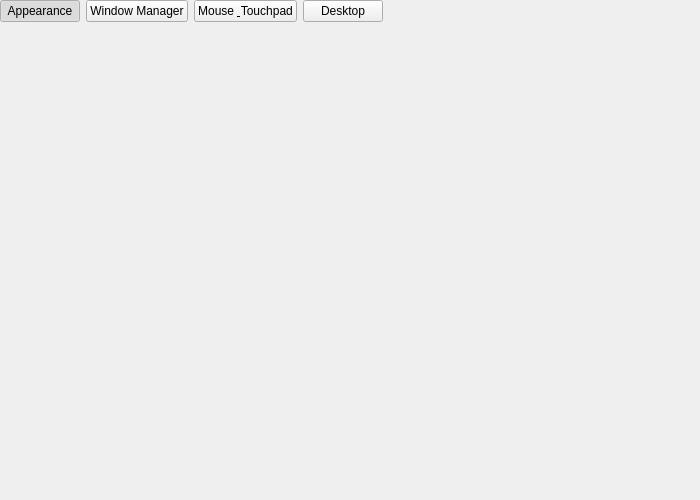
<?xml version="1.0" encoding="UTF-8"?>
<ui version="4.0">
 <class>GnomeSettingsPage</class>
 <widget class="QWidget" name="GnomeSettingsPage">
  <property name="geometry">
   <rect>
    <x>0</x>
    <y>0</y>
    <width>700</width>
    <height>500</height>
   </rect>
  </property>
  <property name="sizePolicy">
   <sizepolicy hsizetype="Expanding" vsizetype="Expanding">
    <horstretch>0</horstretch>
    <verstretch>0</verstretch>
   </sizepolicy>
  </property>
  <property name="windowTitle">
   <string>GNOME Settings</string>
  </property>
  <layout class="QVBoxLayout" name="verticalLayout">
   <property name="leftMargin">
    <number>0</number>
   </property>
   <property name="topMargin">
    <number>0</number>
   </property>
   <property name="rightMargin">
    <number>0</number>
   </property>
   <property name="bottomMargin">
    <number>0</number>
   </property>
   <item>
    <layout class="QHBoxLayout" name="tabBarLayout">
     <property name="spacing">
      <number>6</number>
     </property>
     <item>
      <widget class="QPushButton" name="btnAppearance">
       <property name="text">
        <string>Appearance</string>
       </property>
       <property name="checkable">
        <bool>true</bool>
       </property>
       <property name="checked">
        <bool>true</bool>
       </property>
       <property name="cursor">
        <cursorShape>PointingHandCursor</cursorShape>
       </property>
       <property name="focusPolicy">
        <enum>Qt::NoFocus</enum>
       </property>
       <property name="accessibleName">
        <string notr="true">navBtn</string>
       </property>
       <attribute name="buttonGroup">
        <string notr="true">tabBtnGroup</string>
       </attribute>
      </widget>
     </item>
     <item>
      <widget class="QPushButton" name="btnWindowManager">
       <property name="text">
        <string>Window Manager</string>
       </property>
       <property name="checkable">
        <bool>true</bool>
       </property>
       <property name="cursor">
        <cursorShape>PointingHandCursor</cursorShape>
       </property>
       <property name="focusPolicy">
        <enum>Qt::NoFocus</enum>
       </property>
       <property name="accessibleName">
        <string notr="true">navBtn</string>
       </property>
       <attribute name="buttonGroup">
        <string notr="true">tabBtnGroup</string>
       </attribute>
      </widget>
     </item>
     <item>
      <widget class="QPushButton" name="btnMouse">
       <property name="text">
        <string>Mouse &amp; Touchpad</string>
       </property>
       <property name="checkable">
        <bool>true</bool>
       </property>
       <property name="cursor">
        <cursorShape>PointingHandCursor</cursorShape>
       </property>
       <property name="focusPolicy">
        <enum>Qt::NoFocus</enum>
       </property>
       <property name="accessibleName">
        <string notr="true">navBtn</string>
       </property>
       <attribute name="buttonGroup">
        <string notr="true">tabBtnGroup</string>
       </attribute>
      </widget>
     </item>
     <item>
      <widget class="QPushButton" name="btnDesktop">
       <property name="text">
        <string>Desktop</string>
       </property>
       <property name="checkable">
        <bool>true</bool>
       </property>
       <property name="cursor">
        <cursorShape>PointingHandCursor</cursorShape>
       </property>
       <property name="focusPolicy">
        <enum>Qt::NoFocus</enum>
       </property>
       <property name="accessibleName">
        <string notr="true">navBtn</string>
       </property>
       <attribute name="buttonGroup">
        <string notr="true">tabBtnGroup</string>
       </attribute>
      </widget>
     </item>
     <item>
      <spacer name="tabBarSpacer">
       <property name="orientation">
        <enum>Qt::Horizontal</enum>
       </property>
       <property name="sizeHint" stdset="0">
        <size>
         <width>40</width>
         <height>20</height>
        </size>
       </property>
      </spacer>
     </item>
    </layout>
   </item>
   <item>
    <widget class="QStackedWidget" name="stackedWidget"/>
   </item>
  </layout>
 </widget>
 <resources/>
 <connections/>
 <buttongroups>
  <buttongroup name="tabBtnGroup"/>
 </buttongroups>
</ui>
